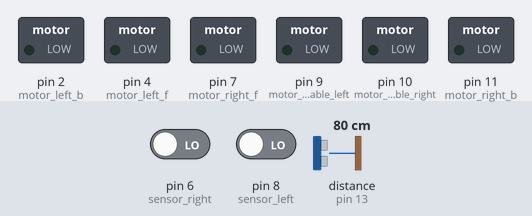
Recording of a sketch running on a simulated Arduino Uno, built with avr-gcc and run on an emulated ATmega328P. Parts: switched loads named in the sketch (green lamp = pin HIGH). Wiring (inferred from the names in the program): ultrasonic range finder: trigger pin 12; echo pin 13. The inputs (shaded band) are chosen by the test bench; at power-on: distance to the obstacle (sensor on pin 13) 80 cm, pin 6 (sensor_right) LOW, pin 8 (sensor_left) LOW. The echo pulse lasts 58.3 µs per cm; pins used as bus, display or sensor lines are not drawn.

Above: at 0.9 s.
1.0 s: distance to the obstacle (sensor on pin 13) set to 12 cm
3.2 s: distance to the obstacle (sensor on pin 13) set to 9 cm
At 4.3 s:
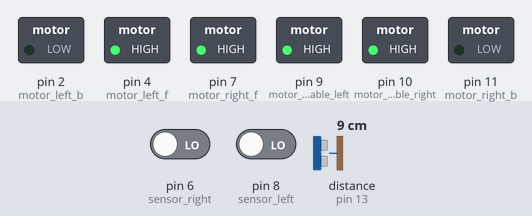
At 5.0 s:
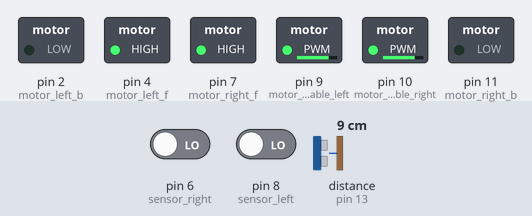
Timing chart, 0 to 6.5 s (numbered marks = the images above; inputs shaded):
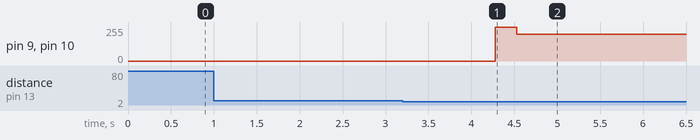

Measured:
- the behaviour switches between 11 and 10 cm on distance to the obstacle (sensor on pin 13) (found by bisection; images 0 and 1)
- after the input at 1.0 s, every drawn part: stays the same
- after the input at 3.2 s, pin 4 (motor_left_f), pin 7 (motor_right_f): LOW → HIGH after 1.1 s; pin 9 (motor_Enable_left), pin 10 (motor_Enable_right): 0/255 → 255/255 after 1.1 s, → 200/255 0.25 s later

The sketch:

RC_Car_final_code.ino
```cpp
//핀 정의
//왼쪽모터 5V -> 9V 전환 필요 : 흰색 주황색 갈색 선
//오른쪽 모터 5V -> 9V전환필요 : 주황색, 보라색, 회색 선
#define motor_Enable_left   9  // 왼쪽 모터 속도 (PWM 핀)
#define motor_Enable_right  10  // 오른쪽 모터 속도 (PWM 핀)
#define motor_left_f        4  // 왼쪽 모터 정방향
#define motor_left_b        2  // 왼쪽 모터 역방향
#define motor_right_f       7 // 오른쪽 모터 정방향
#define motor_right_b       11  // 오른쪽 모터 역방향

//적외선 센서 핀 정의
int sensor_left = 8;
int sensor_right = 6;

// 초음파 센서 핀 정의
#define trigPin 12
#define echoPin 13

// ==========================================
// [수정된 부분] 고속 주행을 위한 PWM 세팅
// ==========================================
// 주의: 왼쪽 모터 함수에 +10 보정이 있으므로,
// STRAIGHT_FORWARD를 245 이상으로 올리면 오버플로우(속도 0됨) 발생 위험 있음.

#define STRAIGHT_FORWARD 200 // 직진 속도 (기존 180 -> 210 상향)
#define STRAIGHT_SPEED 230   // 회전 시 바깥쪽 바퀴 속도 (기존 195 -> 230 상향: 확실하게 밀어넣기)
#define REVERSE_SPEED 200    // 회전 시 안쪽 바퀴 역회전 속도 (기존 160 -> 180 상향: 빠른 제동 및 회전)

//모터 제어 함수

//정지
void stopMotors() {
    digitalWrite(motor_left_f, LOW);
    digitalWrite(motor_left_b, LOW);
    digitalWrite(motor_right_f, LOW);
    digitalWrite(motor_right_b, LOW);
    analogWrite(motor_Enable_left, 0);
    analogWrite(motor_Enable_right, 0);
}

//전진
void moveForward(int speed) {
    digitalWrite(motor_left_f, HIGH);
    digitalWrite(motor_left_b, LOW);
    digitalWrite(motor_right_f, HIGH);
    digitalWrite(motor_right_b, LOW);
    // [주의] speed가 245를 넘으면 여기서 255를 초과하여 에러(느려짐) 발생 가능
    analogWrite(motor_Enable_left, speed);
    analogWrite(motor_Enable_right, speed);
}

//좌회전
void turnLeftHard(int speedS, int speedR) {
    // 왼쪽 역방향, 오른쪽 정방향
    digitalWrite(motor_left_f, LOW);
    digitalWrite(motor_left_b, HIGH);
    digitalWrite(motor_right_f, HIGH);
    digitalWrite(motor_right_b, LOW);
    analogWrite(motor_Enable_left, speedR); //정방향 역방향 속도 차이 고려
    analogWrite(motor_Enable_right, speedS);
}

//우회전
void turnRightHard(int speedS, int speedR) {
    // 왼쪽 정방향, 오른쪽 역방향
    digitalWrite(motor_left_f, HIGH);
    digitalWrite(motor_left_b, LOW);
    digitalWrite(motor_right_f, LOW);
    digitalWrite(motor_right_b, HIGH);
    analogWrite(motor_Enable_left, speedS);
    analogWrite(motor_Enable_right, speedR); //정방향 역방향 속도 차이 고려
}

//초음파센서
long StartSensor() {
    digitalWrite(trigPin, LOW);
    delayMicroseconds(2);
    digitalWrite(trigPin, HIGH);
    delayMicroseconds(10);
    digitalWrite(trigPin, LOW);
    long duration = pulseIn(echoPin, HIGH);
    long distance = duration / 29 / 2; //초음파센서 단위환산 : us -> cm
    return distance;
}

void setup()
{
    pinMode(sensor_left, INPUT);
    pinMode(sensor_right, INPUT);

    pinMode(motor_left_f, OUTPUT);
    pinMode(motor_left_b, OUTPUT);
    pinMode(motor_right_f, OUTPUT);
    pinMode(motor_right_b, OUTPUT);

    pinMode(trigPin, OUTPUT);
    pinMode(echoPin, INPUT);
    stopMotors(); //정지된 상태로 시작
    while (true) {
        long distance = StartSensor();
        // 거리가 10cm 이내, 0cm 보다 크면, 반복문 벗어나고 출발
        if (distance < 10 && distance > 0) {
            delay(1000);
            break;
        }
        delay(100); // 0.1초마다 거리 확인
    }

    // [수정] 출발 시 확실한 구동을 위해 255(최대)로 짧게 밀어줌
    moveForward(255);
    delay(250);
}

void loop()
{

    // 센서 값 읽기 (흰색=0 / 검은색=1)
    int s_l = digitalRead(sensor_left);
    int s_r = digitalRead(sensor_right);

    // 1. (0, 0) : 양쪽 모두 흰색 -> 직진 (라인을 가운데에 두고 잘 가는 중)
    if (s_l == 0 && s_r == 0)
    {
        moveForward(STRAIGHT_FORWARD);
    }

    // 2. (0, 1) : 오른쪽 센서가 검은색 인식 -> 우회전 (차가 왼쪽으로 쏠림)
    else if(s_l == 0 && s_r == 1)
    {
        turnRightHard(STRAIGHT_SPEED, REVERSE_SPEED);
    }

    // 3. (1, 0) : 왼쪽 센서가 검은색 인식 -> 좌회전 (차가 오른쪽으로 쏠림)
    else if(s_l == 1 && s_r == 0)
    {
        // 왼쪽으로 꺾어야 함 (왼쪽 바퀴 정지)
        turnLeftHard(STRAIGHT_SPEED+25, REVERSE_SPEED+55);
    }

    // 4. (1, 1) : 양쪽 모두 검은색 -> 정지 (교차선 또는 오류)
    else
    {
        stopMotors();
    }
}
```
